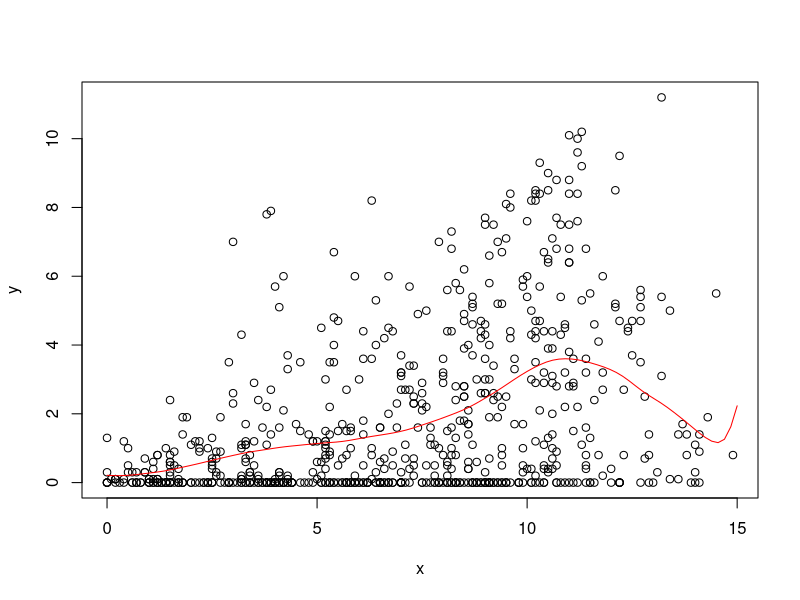
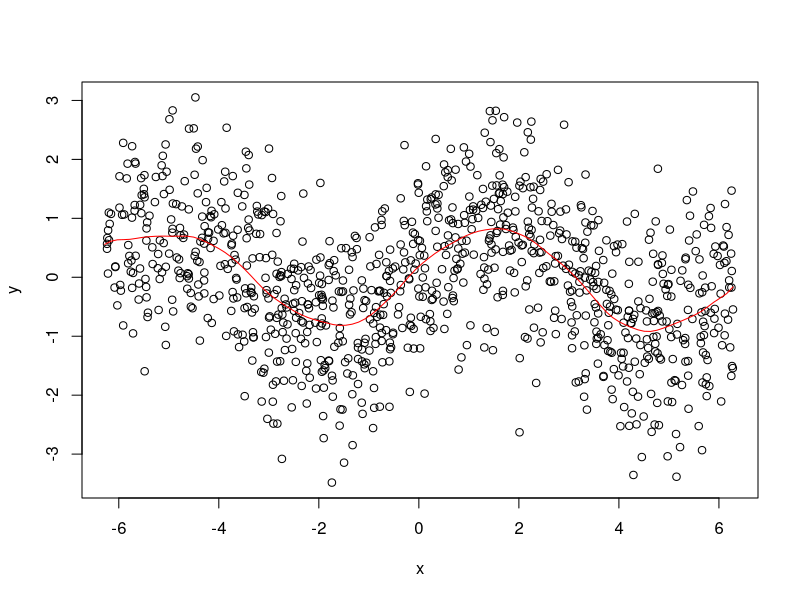

Recreate these plots in R, in order.
# STAT-S 610
# LAB 4
# 2019-10-03
# https://jfukuyama.github.io/teaching/stat610/assignments/lab4.pdf

# --- functions --- #

#' @param x (numeric) vector of same length as y
#' @param y (numeric) vector of same length as y
#' @param z (numeric) vector, can be of a different length
#' @param omega (numeric) must be a scalar
#' @return (numeric) vector of the same length as z
llr = function(x, y, z, omega) {
  fits = sapply(z, compute_f_hat, x, y, omega)
  return(fits)
}

#' @param z (numeric) must be a scalar
#' @param x (numeric) vector of the same length as y
#' @param y (numeric) vector of the same length as x
#' @param omega (numeric) must be a scalar
#' @return (numeric) scalar
compute_f_hat = function(z, x, y, omega) {
  Wz = make_weight_matrix(z, x, omega)
  X = make_predictor_matrix(x)
  f_hat = c(1, z) %*% solve(t(X)%*% apply(t(X),1,function(x){Wz*x})) %*% t(X) %*% mapply(function(x,y){x*y},Wz,y)
  return(f_hat)
}

#' @param z (numeric) must be a scalar
#' @param x (numeric) vector of arbitrary length
#' @param omega (numeric) must be a scalar
#' @return (numeric) a diagonal matrix
make_weight_matrix = function(z, x, omega) {
  r = abs(x - z) / omega  # this is a vector of the same length as x
  w = sapply(r, W)  # this is a vector of the same length as x and r
  #Wz = diag(w)  # this is a diagonal matrix with elements from w
  return(w)
}

#' @param r (numeric) must be a scalar
#' @return (numeric) scalar
W = function(r) {
  if (abs(r) < 1) {
    return((1 - abs(r) ** 3) ** 3)
  } else {
    return(0)
  }
}

#' @param x (numeric) vector of arbitrary length
#' @return (numeric) matrix with 2 columns and rows equal to length of x
make_predictor_matrix = function(x) {
  n = length(x)
  return(cbind(rep(1, n), x))
}


# --- example 1 --- #

# get the data
data(french_fries, package = 'reshape2')
french_fries = na.omit(french_fries)

# input data
x = french_fries$potato
y = french_fries$buttery

# space along which to smooth
z = seq(0, 15, length.out = 100)

# run smoothing
fits = llr(z = z, x = x, y = y, omega = 2)

# plot the data and the smoother
plot(x, y)
lines(z, fits, col = 'red')


# --- example 2 --- #

# noisy sine wave
x = runif(1000, -2 * pi, 2 * pi)
y = sin(x) + rnorm(length(x))

# space along which to smooth
z = seq(-2 * pi, 2 * pi, length.out = 100)

# run smoothing
fits = llr(z = z, x = x, y = y, omega = pi / 3)

# plot the data and the smoother
plot(x, y)
lines(z, fits, col = 'red')

